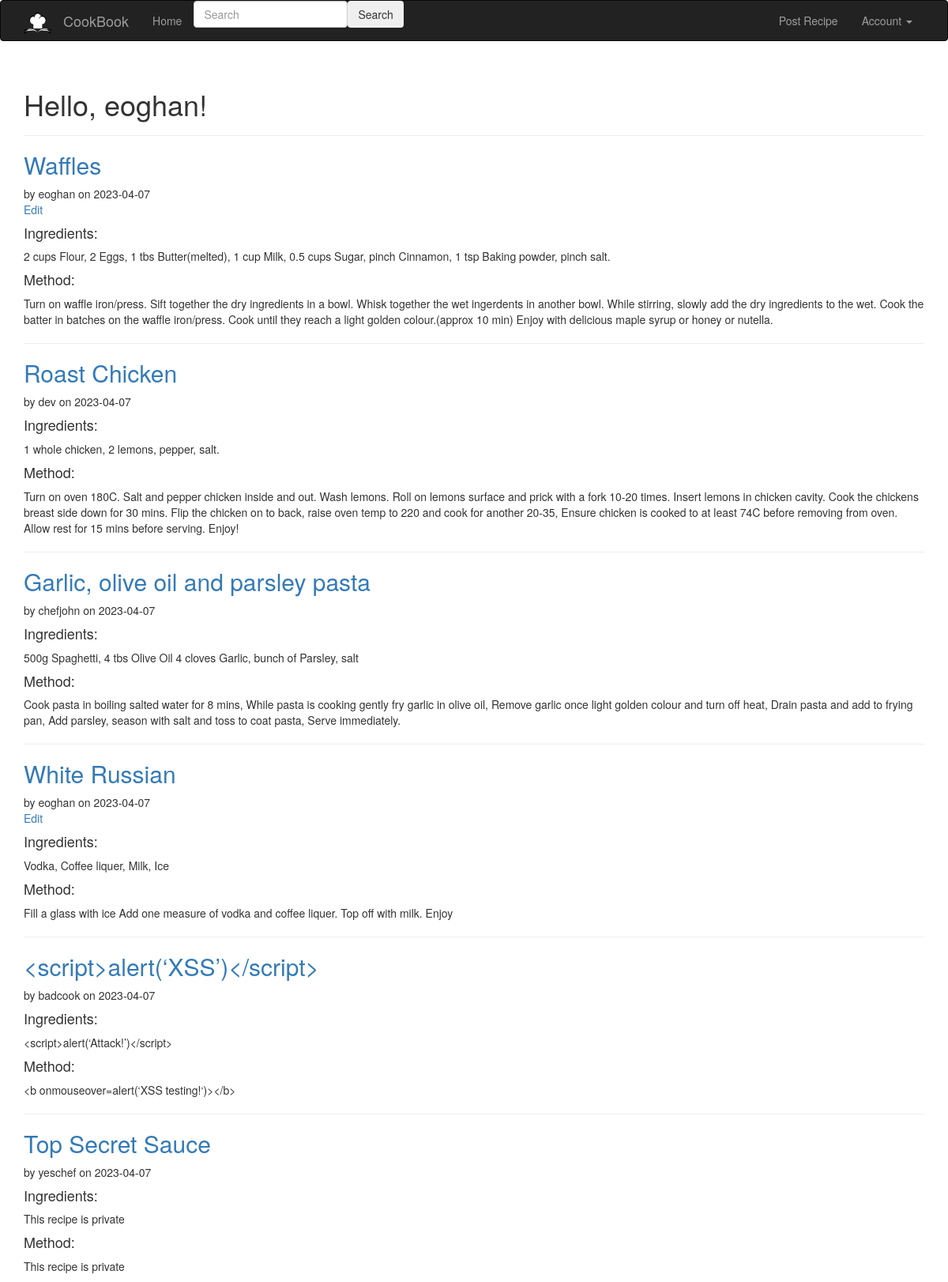
/ (signed in), run on the app's committed database.
### app/model.py (models this page shows, shortened)
class User(UserMixin, db.Model):
    __tablename__ = 'users'
    id = db.Column(db.Integer, primary_key=True)
    username = db.Column(db.String(64), unique=True, index=True)
    email = db.Column(db.String(64), unique=True, index=True)
    password_hash = db.Column(db.String(128))
    recipes = db.relationship('Recipe', backref='user', lazy='dynamic')
    role_id = db.Column(db.Integer, db.ForeignKey('roles.id'))
    confirmed = db.Column(db.Boolean, default=False)
    @property
    def password(self):
        raise AttributeError('password is not a readable attribute')

class Recipe(db.Model):
    __tablename__ = 'recipes'
    id = db.Column(db.Integer, primary_key=True)
    created = db.Column(db.DateTime, default=func.now())
    title = db.Column(db.String(128), unique=True)
    ingredients = db.Column(db.Text)
    method = db.Column(db.Text)
    public = db.Column(db.Boolean)
    meal = db.Column(db.String(25))
    author_id = db.Column(db.String(64), db.ForeignKey('users.username'))

### app/main/views.py (the view)
@main.route('/', methods=['GET', 'POST'])
def index():
    recipes = Recipe.query.order_by(Recipe.created)
    return render_template('index.html', recipes=recipes)

### app/main/forms.py
class SearchForm(FlaskForm):
    searched = StringField("Searched", validators=[DataRequired()])
    submit = SubmitField("Submit")

### app/auth/views.py (called while the page is built)
@auth.before_app_request
def before_request():
    if current_user.is_authenticated \
            and not current_user.confirmed \
            and request.endpoint \
            and request.blueprint != 'auth' \
            and request.endpoint != 'static':
        return redirect(url_for('auth.unconfirmed'))

### app/main/views.py (called while the page is built)
@main.context_processor
def base():
    form = SearchForm()
    return dict(form=form)

### app/model.py (called while the page is built)
@login_manager.user_loader
def load_user(self):
    return User.query.get(int(self))

### app/templates/index.html (shortened to what this page needs)
{% extends "base.html" %}
{% import "bootstrap/wtf.html" as wtf %}
{% block page_content %}
<div class="page-header">
    <h1>{% if current_user.is_authenticated %}Hello, {{ current_user.username }}{% else %}Welcome, Stranger{% endif %}!</h1>
</div>
  {% for recipe in recipes %}
    <article class="recipe">
      <header>
        <div>
          <h2><a href="{{ url_for('main.recipe', id=recipe.id)}}">{{ recipe['title'] }}</a></h2>
          <div class="about">by {{ recipe['author_id'] }} on {{ recipe['created'].strftime('%Y-%m-%d') }}</div>
          </div>
          {% if current_user.username == recipe.author_id  or current_user.id == 1 %}
          <a class="action" href="{{ url_for('main.update', id=recipe['id']) }}">Edit</a>
        {% endif %}
      </header>
      <h4>Ingredients:</h4>
      <p class="ingredients">{% if recipe['public'] or current_user.username == recipe.author_id %}
          {{ recipe['ingredients'] }}
        {% else %}
          This recipe is private
        {% endif %}</p>
      <h4>Method:</h4>
      <p class="method">{% if recipe['public'] or current_user.username == recipe.author_id %}
          {{ recipe['method'] }}
        {% else %}
          This recipe is private
        {% endif %}</p>
    </article>
    {% if not loop.last %}
      <hr>
    {% endif %}
  {% endfor %}
{% endblock %}

### data on the page
User: username "eoghan"
Recipe: title "Waffles", author_id "eoghan", created "2023-04-07", ingredients "2 cups Flour, 2 Eggs, 1 tbs Butter(melted), 1 cup Milk, 0.5 cups Sugar, pinch Cinnamon, 1 tsp Baking powder, pinch salt.", method "Turn on waffle iron/press. Sift together the dry ingredients in a bowl. Whisk together the wet ingerdents in another bowl. While stirring, slowly add the dry ingredients to the wet. Cook the batter in batches on the waffle iron/press. Cook until they reach a light golden colour.(approx 10 min) Enjoy with delicious maple syrup or honey or nutella."
Recipe: title "Roast Chicken", author_id "dev", created "2023-04-07", ingredients "1 whole chicken, 2 lemons, pepper, salt.", method "Turn on oven 180C. Salt and pepper chicken inside and out. Wash lemons. Roll on lemons surface and prick with a fork 10-20 times. Insert lemons in chicken cavity. Cook the chickens breast side down for 30 mins. Flip the chicken on to back, raise oven temp to 220 and cook for another 20-35, Ensure chicken is cooked to at least 74C before removing from oven. Allow rest for 15 mins before serving. Enjoy!"
Recipe: title "Garlic, olive oil and parsley pasta", author_id "chefjohn", created "2023-04-07", ingredients "500g Spaghetti, 4 tbs Olive Oil 4 cloves Garlic, bunch of Parsley, salt", method "Cook pasta in boiling salted water for 8 mins, While pasta is cooking gently fry garlic in olive oil, Remove garlic once light golden colour and turn off heat, Drain pasta and add to frying pan, Add parsley, season with salt and toss to coat pasta, Serve immediately."
Recipe: title "White Russian", author_id "eoghan", created "2023-04-07", ingredients "Vodka, Coffee liquer, Milk, Ice", method "Fill a glass with ice Add one measure of vodka and coffee liquer. Top off with milk. Enjoy"
Recipe: title "<script>alert(‘XSS’)</script>", author_id "badcook", created "2023-04-07", ingredients "<script>alert(‘Attack!’)</script>", method "<b onmouseover=alert(‘XSS testing!‘)></b>"
Recipe: title "Top Secret Sauce", author_id "yeschef", created "2023-04-07", public "This recipe is private"
